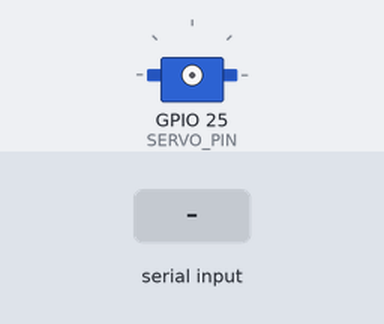
Simulated run of this sketch. Board: ESP32. On the bench: servo. The inputs (shaded band) are chosen by the test bench. What the sketch prints to the serial monitor is not drawn.

Above: at 2.0 s.
2.1 s: "o\n" received over Serial
3.6 s: "c\n" received over Serial
At 4.1 s:
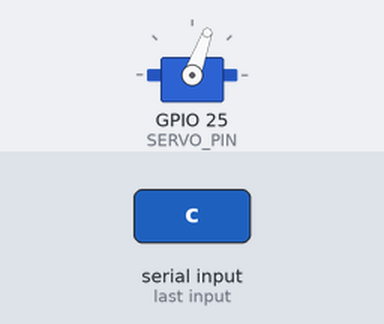
5.1 s: "5\n" received over Serial
At 5.4 s:
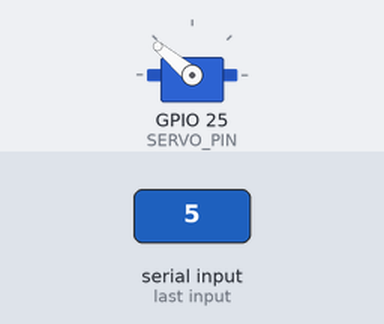
6.6 s: "a 90\n" received over Serial
At 8.2 s:
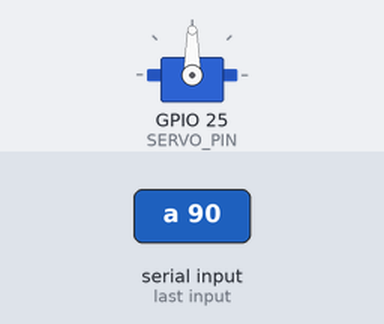
8.6 s: "a ,45\n" received over Serial
At 9.1 s:
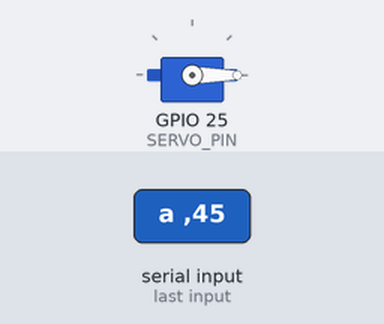
10.1 s: "open\n" received over Serial
At 11.4 s:
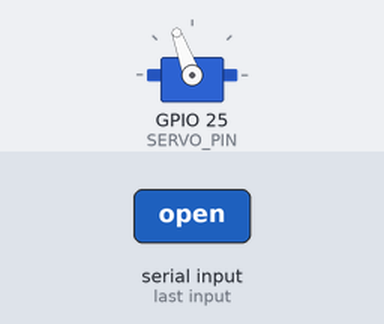
Timing chart, 0 to 12.6 s (numbered marks = the images above; inputs shaded):
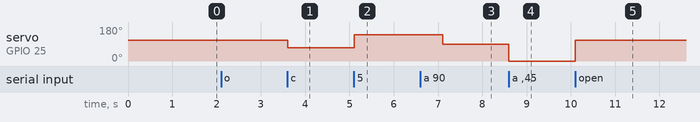

Measured:
- after the input at 3.6 s, servo on GPIO 25 (SERVO_PIN): 110° → 70° at once
- after the input at 5.1 s, servo on GPIO 25 (SERVO_PIN): 70° → 140° at once
- after the input at 6.6 s, servo on GPIO 25 (SERVO_PIN): 140° → 90° after 0.51 s
- after the input at 8.6 s, servo on GPIO 25 (SERVO_PIN): 90° → 0° at once
- after the input at 10.1 s, servo on GPIO 25 (SERVO_PIN): 0° → 110° at once

The sketch:

test_servo.ino
```cpp
/**
 * ============================================================
 * Servo Test — ทดสอบ Servo 360° / 180° ผ่าน Serial
 * ============================================================
 *
 * Wiring:
 *   Servo VCC (สีแดง)    ─── 5V (ใช้ external 5V ดีกว่า)
 *   Servo GND (สีน้ำตาล)  ─── GND (shared กับ ESP32 GND!)
 *   Servo Signal (สีส้ม)  ─── GPIO25
 *
 * ⚠️ Servo SG90 กิน 600mA peak — ESP32 5V อาจไม่พอ!
 *
 * Commands (Serial 115200):
 *   o, open  → หมุนเปิด 1.5 วิ
 *   c, close → หมุนปิด 1.5 วิ
 *   s, stop  → หยุด (detach)
 *   1-9      → ทดสอบความเร็ว 1=ช้าสุด, 9=เร็วสุด
 *   r        → reverse direction (ทดสอบทิศทาง)
 *   t        → test sequence (เปิด→หยุด→ปิด→หยุด)
 *   a <num>  → write angle (180° servo: 0-180)
 * ============================================================
 */

#include <ESP32Servo.h>

#define SERVO_PIN  25

Servo myServo;

// Servo 360° speed values
int speedCW  = 110;  // หมุนตามเข็ม (เปิด)
int speedCCW = 70;   // หมุนทวนเข็ม (ปิด)

String inputBuffer = "";

void attachServo() {
  myServo.setPeriodHertz(50);
  myServo.attach(SERVO_PIN, 500, 2400);
}

void moveServo(int speed, int duration_ms, const char* label) {
  Serial.printf("[SERVO] %s — speed=%d, time=%dms\n", label, speed, duration_ms);
  attachServo();
  myServo.write(speed);
  delay(duration_ms);
  myServo.detach();
  Serial.println("[SERVO] หยุด (detached)");
}

void writeAngle(int angle) {
  Serial.printf("[SERVO] Write angle %d° (180° servo mode)\n", angle);
  attachServo();
  myServo.write(angle);
  delay(500);
}

void stopServo() {
  myServo.detach();
  Serial.println("[SERVO] หยุด ✋");
}

void testSequence() {
  Serial.println("\n=== TEST SEQUENCE ===");
  moveServo(speedCW, 1500, "เปิด CW");
  delay(1000);
  moveServo(speedCCW, 1500, "ปิด CCW");
  delay(1000);
  Serial.println("=== END ===\n");
}

void showHelp() {
  Serial.println("\n┌──────────────────────────────────┐");
  Serial.println("│  SERVO TEST Commands             │");
  Serial.println("├──────────────────────────────────┤");
  Serial.println("│ o, open  → หมุนเปิด 1.5s         │");
  Serial.println("│ c, close → หมุนปิด 1.5s          │");
  Serial.println("│ s, stop  → หยุด                  │");
  Serial.println("│ t        → test ครบรอบ           │");
  Serial.println("│ 1-9      → speed test (1=ช้า)    │");
  Serial.println("│ r        → reverse direction     │");
  Serial.println("│ a <n>    → write angle (180°)    │");
  Serial.println("│            ex: a 0, a 90, a 180  │");
  Serial.println("│ h        → help                  │");
  Serial.println("└──────────────────────────────────┘");
  Serial.printf("\nNow: speedCW=%d  speedCCW=%d  pin=GPIO%d\n\n",
                speedCW, speedCCW, SERVO_PIN);
}

void processCmd(String cmd) {
  cmd.trim();
  cmd.toLowerCase();
  if (cmd.length() == 0) return;
  Serial.printf("[CMD] '%s'\n", cmd.c_str());

  if      (cmd == "o" || cmd == "open")  moveServo(speedCW, 1500, "OPEN");
  else if (cmd == "c" || cmd == "close") moveServo(speedCCW, 1500, "CLOSE");
  else if (cmd == "s" || cmd == "stop")  stopServo();
  else if (cmd == "t")                   testSequence();
  else if (cmd == "r") {
    int t = speedCW; speedCW = speedCCW; speedCCW = t;
    Serial.printf("[REV] swapped → CW=%d CCW=%d\n", speedCW, speedCCW);
  }
  else if (cmd == "h" || cmd == "?") showHelp();
  else if (cmd.startsWith("a ")) {
    int angle = cmd.substring(2).toInt();
    angle = constrain(angle, 0, 180);
    writeAngle(angle);
  }
  else if (cmd.length() == 1 && cmd[0] >= '1' && cmd[0] <= '9') {
    // ทดสอบความเร็ว 1-9 (ห่าง 90 มากขึ้น = เร็วขึ้น)
    int n = cmd.toInt();
    int speed = 90 + (n * 10);  // 100, 110, 120, ..., 180
    moveServo(speed, 2000, "Speed test");
  }
  else Serial.printf("[?] Unknown '%s' — type h\n", cmd.c_str());
}

void setup() {
  Serial.begin(115200);
  delay(800);
  ESP32PWM::allocateTimer(0);
  Serial.println("\n[BOOT] Servo Test");
  showHelp();
  inputBuffer.reserve(64);
}

void loop() {
  while (Serial.available() > 0) {
    char c = Serial.read();
    if (c == '\n' || c == '\r') {
      if (inputBuffer.length() > 0) {
        processCmd(inputBuffer);
        inputBuffer = "";
      }
    } else if (c >= 32 && c <= 126) {
      inputBuffer += c;
      if (inputBuffer.length() > 60) inputBuffer = "";
    }
  }
  static unsigned long t = 0;
  if (millis() - t > 5000) { t = millis(); Serial.print("."); }
}
```
